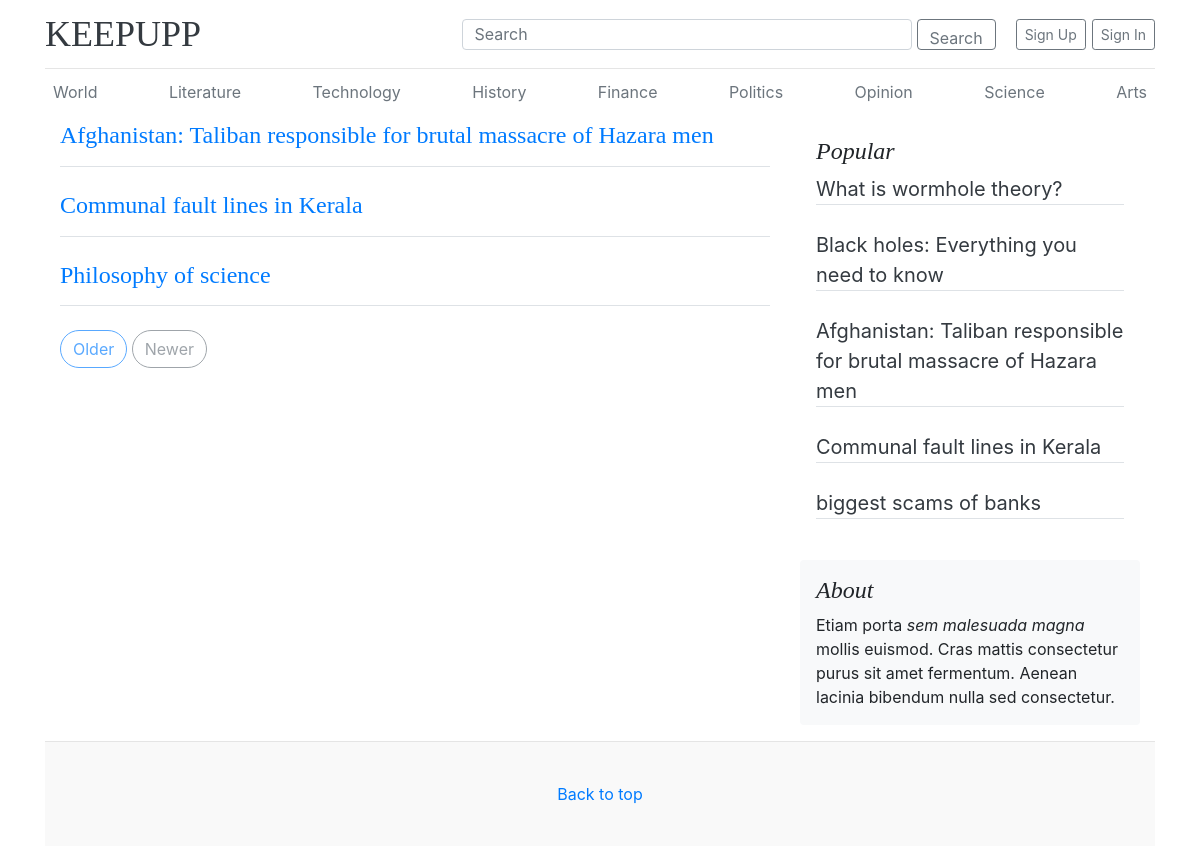
The page //World on the database its author committed.
### articles/models.py (models this page shows, shortened)
class Articles(models.Model):
    title= models.CharField(default='NULL',max_length=100)
    content = models.CharField(default='NULL',max_length=1000000)
    writer = models.CharField(default='NULL',max_length=50)
    likes = models.PositiveIntegerField(default=0)
    cat = models.ManyToManyField(Category)
    pdate = models.DateTimeField(default=timezone.now)
    tags = models.CharField(default='NULL',max_length=700)

### articles/views.py (the view, shortened to what this page needs)
# urls.py: path('/<str:category>',views.catdisplay,name='catdisplay'),
def catdisplay(request,category):
    popl = Articles.objects.order_by('-likes' ,'-pdate')[0:5]
    plist = []
    for i in range(0,5):
        d ={}
        d['title']= popl[i].title
        d['cat'] = popl[i].cat.all()[0].name
        d['id'] = popl[i].id
        plist.append(d)
    c = Category.objects.get(name=category).articles_set.all().order_by('-pdate')
    context = { "alist":c,"cat":category,'plist':plist}
    return render(request,"catpage.html",context)

### templates/catpage.html (shortened to what this page needs)
<!doctype html>
<html lang="en">
  <head>
    <link href="static/bootstrap-4/dist/css/bootstrap.min.css" rel="stylesheet">
    <link href="/static/home.css" rel="stylesheet">
  </head>
  <body>
    <div class="container">
      <header class="blog-header py-3">
        <div class="row flex-nowrap justify-content-between align-items-center">
          <div class="col-4 text-left">
            <a class="blog-header-logo text-dark" href="./" title='Go to homepage'>KEEPUPP</a>
          </div>
          <div class="col-4 d-flex justify-content-end align-items-center">
            <form class="d-flex" role="search">
              <input class="form-control me-2" id="searchhome" type="search" placeholder="Search" aria-label="Search">
              <button class="btn btn-outline-success" id="searchbutton" type="submit">Search</button>
            </form>
            <a class="btn btn-sm btn-outline-secondary" id="signup" href="./register">Sign Up</a>
            <a class="btn btn-sm btn-outline-secondary" href="./login">Sign In</a>
          </div>
        </div>
      </header>
      {% include "catlist.html" %}
    <main role="main" class="container">
      <div class="row">
        <div class="col-md-8 blog-main">
        {%for a in alist%}
         <a href={%url 'articledisplay' cat a.pk %}>
          <h4 class="pb-3 mb-4 border-bottom">
             {{a.title}}
          </h4>
         </a>
         {% endfor %}
          <nav class="blog-pagination">
            <a class="btn btn-outline-primary disabled" href="#">Older</a>
            <a class="btn btn-outline-secondary disabled" href="#">Newer</a>
          </nav>
        </div>
        <aside class="col-md-4 blog-sidebar">
          <div class="p-3">
            <h4 class="font-italic">Popular</h4>
            <ol class="list-unstyled mb-0">
              {%for p in plist %}
              <li><div class="border-bottom" style="margin-bottom:25px;">
                <a href={% url 'articledisplay' p.cat p.id %} class="rec">{{p.title}}</a>
              </div></li>
              {%endfor%}
            </ol>
          </div>
          <div class="p-3 mb-3 bg-light rounded">
            <h4 class="font-italic">About</h4>
            <p class="mb-0">Etiam porta <em>sem malesuada magna</em> mollis euismod. Cras mattis consectetur purus sit amet fermentum. Aenean lacinia bibendum nulla sed consectetur.</p>
          </div>
        </aside>
      </div>
    </main>
    <footer class="blog-footer">
        <a href="#">Back to top</a>
    </footer>
  </body>
</html>

### static/home.css (style rules this page uses)
.blog-header { line-height: 1; border-bottom: 1px solid #e5e5e5; }
.blog-header-logo { font-family: "Playfair Display", Georgia, "Times New Roman", serif; font-size: 2.25rem; }
h1, h2, h3, h4, h5, h6 { font-family: "Playfair Display", Georgia, "Times New Roman", serif; }
.blog-pagination { margin-bottom: 4rem; }
.blog-pagination>.btn { border-radius: 2rem; }
.blog-footer { padding: 2.5rem 0; color: #999; text-align: center; background-color: #f9f9f9; border-top: .05rem solid #e5e5e5; }
a#signup { margin-right: 6px; }
input#searchhome { margin-right: 5px; width: 450px; height: 31px; }
button#searchbutton { color: #6c757d; background-color: transparent; background-image: none; border-color: #6c757d; margin-right: 20px; text-align: center; height: 31px; }

### templates/catpage.html (style rules this page uses)
a.rec { font-size : 20px; color : #343a40; }

### rows shown on the page
Articles: title "Afghanistan: Taliban responsible for brutal massacre of Hazara men", title "Afghanistan: Taliban responsible for brutal massacre of Hazara men"
Articles: title "Communal fault lines in Kerala", title "Communal fault lines in Kerala"
Articles: title "Philosophy of science"
Articles: title "What is wormhole theory?"
Articles: title "Black holes: Everything you need to know"
Articles: title "biggest scams of banks"
